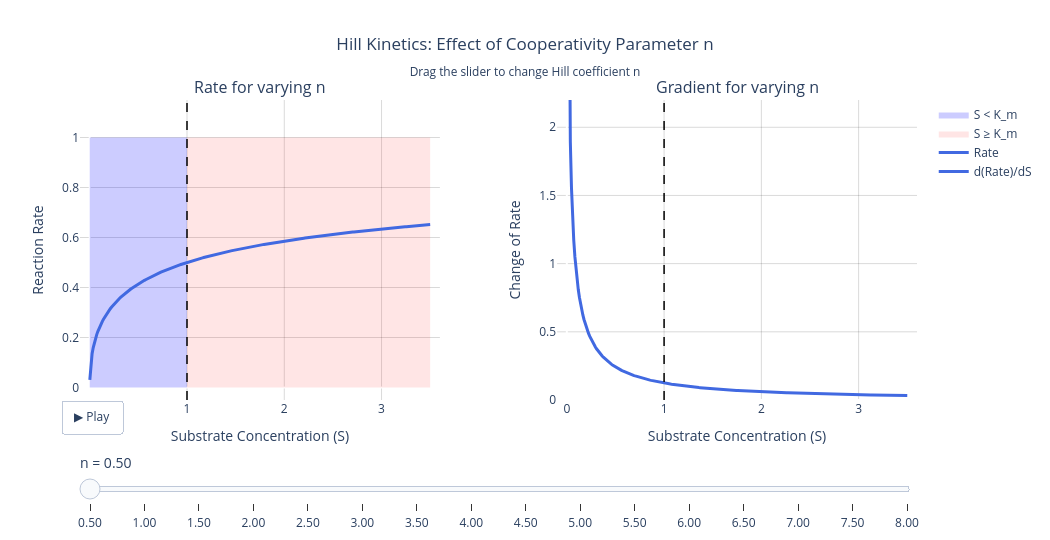

Notebook code cell kept with this figure:
### Code cell
from plotly.subplots import make_subplots

# S-axis grids: a fine grid for evaluating the rate/derivative curves, and
# two sub-ranges (left/right of K_m=1) used only to draw the shaded
# "S < K_m" / "S >= K_m" background regions.
S_values = np.linspace(0.001, 3.5, 300)
S_left   = np.linspace(0, 1,   100)
S_right  = np.linspace(1, 3.5, 150)

# The sequence of Hill coefficients n that the animation steps through.
n_animation = np.linspace(0.5, 8.0, 16)

# ── subplots ──────────────────────────────────────────────────────────────────
# Two panels side by side: rate(S) on the left, d(rate)/dS on the right.
fig_animation = make_subplots(
    rows=1, cols=2,
    subplot_titles=('Rate for varying n', 'Gradient for varying n'),
    horizontal_spacing=0.14
)

# ── trace 0: blue fill S < K_m (left subplot) ─────────────────────────────────
fig_animation.add_trace(go.Scatter(
    x=np.concatenate([S_left, S_left[::-1]]),
    y=np.concatenate([np.ones(100), np.zeros(100)]),
    fill='toself',
    fillcolor='rgba(0,0,255,0.2)',
    line=dict(color='rgba(0,0,0,0)'),
    name='S < K_m',
    hoverinfo='skip'
), row=1, col=1)

# ── trace 1: red fill S >= K_m (left subplot) ──────────────────────────────────
fig_animation.add_trace(go.Scatter(
    x=np.concatenate([S_right, S_right[::-1]]),
    y=np.concatenate([np.ones(150), np.zeros(150)]),
    fill='toself',
    fillcolor='rgba(255,0,0,0.1)',
    line=dict(color='rgba(0,0,0,0)'),
    name='S ≥ K_m',
    hoverinfo='skip'
), row=1, col=1)

# ── trace 2: animated Hill function (left subplot) ───────────────────────────
# Initialise both animated traces at the first value of n; the frames
# below then update these traces as n is varied via the slider/play button.
n_init    = n_animation[0]
rate_init = hill_kinetics(S_values, k_max, K_m, n_init)
deriv_init = np.gradient(rate_init, S_values)

fig_animation.add_trace(go.Scatter(
    x=S_values, y=rate_init,
    mode='lines',
    line=dict(color=n_to_plotly_color(n_init), width=3),
    name='Rate'
), row=1, col=1)

# ── trace 3: animated derivative (right subplot) ──────────────────────────────
fig_animation.add_trace(go.Scatter(
    x=S_values, y=deriv_init,
    mode='lines',
    line=dict(color=n_to_plotly_color(n_init), width=3),
    name='d(Rate)/dS'
), row=1, col=2)

# ── frames: update traces 2 & 3 together ─────────────────────────────────────
# One animation frame per value of n: recompute the rate and its
# derivative, and update traces 2 (rate) and 3 (derivative) with the new
# curves and matching colour.
frames = []
for n_val in n_animation:
    rate  = hill_kinetics(S_values, k_max, K_m, n_val)
    deriv = np.gradient(rate, S_values)
    frames.append(go.Frame(
        data=[
            go.Scatter(x=S_values, y=rate,  mode='lines', line=dict(color=n_to_plotly_color(n_val), width=3)),
            go.Scatter(x=S_values, y=deriv, mode='lines', line=dict(color=n_to_plotly_color(n_val), width=3))
        ],
        traces=[2, 3],
        name=f"n={n_val:.2f}"
    ))

fig_animation.frames = frames

# ── layout ────────────────────────────────────────────────────────────────────
fig_animation.update_layout(
    title=dict(
        text="Hill Kinetics: Effect of Cooperativity Parameter n"
             "<br><sub>Drag the slider to change Hill coefficient n</sub>",
        x=0.5
    ),
    width=1050,
    height=540,
    plot_bgcolor='white',
    legend=dict(x=1.02, y=1, xanchor='left'),
    # Dashed vertical lines marking S=K_m=1 in both panels
    shapes=[
        dict(type='line', x0=1, x1=1, y0=0, y1=1,
             xref='x',  yref='y domain',
             line=dict(color='black', dash='dash', width=1.5)),
        dict(type='line', x0=1, x1=1, y0=0, y1=1,
             xref='x2', yref='y2 domain',
             line=dict(color='black', dash='dash', width=1.5)),
    ],
    # Play button: steps through all frames (i.e. all values of n)
    updatemenus=[dict(
        type='buttons',
        showactive=False,
        y=0,
        x=0.05,
        xanchor='right',
        buttons=[dict(
            label='▶ Play',
            method='animate',
            args=[None, {'frame': {'duration': 100, 'redraw': True}, 'fromcurrent': True}]
        )]
    )],
    # Slider: lets the user jump directly to a given value of n
    sliders=[dict(
        currentvalue=dict(prefix='n = ', font=dict(size=14)),
        pad=dict(t=50),
        steps=[dict(
            method='animate',
            args=[[f"n={n_val:.2f}"],
                  {'mode': 'immediate',
                   'frame': {'duration': 100, 'redraw': True},
                   'transition': {'duration': 0}}],
            label=f"{n_val:.2f}"
        ) for n_val in n_animation]
    )]
)

# axes styling to match static plot
grid_style = dict(gridcolor='rgba(0,0,0,0.15)', showgrid=True, gridwidth=1)

fig_animation.update_xaxes(title_text='Substrate Concentration (S)',
                            range=[-0.1, 3.6], **grid_style, row=1, col=1)
fig_animation.update_xaxes(title_text='Substrate Concentration (S)',
                            range=[-0.1, 3.6], **grid_style, row=1, col=2)
fig_animation.update_yaxes(title_text='Reaction Rate',
                            range=[-0.05, 1.15], **grid_style, row=1, col=1)
fig_animation.update_yaxes(title_text='Change of Rate',
                            range=[0, 2.2], **grid_style, row=1, col=2)

fig_animation.show()

### Figure 1 — Plotly figure (JSON) as saved in the notebook; plotly's stock layout.template omitted (floating-point values rounded to 4 significant figures; data arrays with more than 128 entries replaced by an {"elided": "..."} marker saying what was removed)
{"data": [{"fill": "toself", "fillcolor": "rgba(0,0,255,0.2)", "hoverinfo": "skip", "line": {"color": "rgba(0,0,0,0)"}, "name": "S < K_m", "type": "scatter", "x": {"elided": "200 float values"}, "xaxis": "x", "y": {"elided": "200 float values"}, "yaxis": "y"}, {"fill": "toself", "fillcolor": "rgba(255,0,0,0.1)", "hoverinfo": "skip", "line": {"color": "rgba(0,0,0,0)"}, "name": "S ≥ K_m", "type": "scatter", "x": {"elided": "300 float values"}, "xaxis": "x", "y": {"elided": "300 float values"}, "yaxis": "y"}, {"line": {"color": "rgb(65,105,225)", "width": 3}, "mode": "lines", "name": "Rate", "type": "scatter", "x": {"elided": "300 float values"}, "xaxis": "x", "y": {"elided": "300 float values"}, "yaxis": "y"}, {"line": {"color": "rgb(65,105,225)", "width": 3}, "mode": "lines", "name": "d(Rate)/dS", "type": "scatter", "x": {"elided": "300 float values"}, "xaxis": "x2", "y": {"elided": "300 float values"}, "yaxis": "y2"}], "layout": {"annotations": [{"font": {"size": 16}, "showarrow": false, "text": "Rate for varying n", "x": 0.215, "xanchor": "center", "xref": "paper", "y": 1, "yanchor": "bottom", "yref": "paper"}, {"font": {"size": 16}, "showarrow": false, "text": "Gradient for varying n", "x": 0.785, "xanchor": "center", "xref": "paper", "y": 1, "yanchor": "bottom", "yref": "paper"}], "height": 540, "legend": {"x": 1.02, "xanchor": "left", "y": 1}, "plot_bgcolor": "white", "shapes": [{"line": {"color": "black", "dash": "dash", "width": 1.5}, "type": "line", "x0": 1, "x1": 1, "xref": "x", "y0": 0, "y1": 1, "yref": "y domain"}, {"line": {"color": "black", "dash": "dash", "width": 1.5}, "type": "line", "x0": 1, "x1": 1, "xref": "x2", "y0": 0, "y1": 1, "yref": "y2 domain"}], "sliders": [{"currentvalue": {"font": {"size": 14}, "prefix": "n = "}, "pad": {"t": 50}, "steps": [{"args": [["n=0.50"], {"frame": {"duration": 100, "redraw": true}, "mode": "immediate", "transition": {"duration": 0}}], "label": "0.50", "method": "animate"}, {"args": [["n=1.00"], {"frame": {"duration": 100, "redraw": true}, "mode": "immediate", "transition": {"duration": 0}}], "label": "1.00", "method": "animate"}, {"args": [["n=1.50"], {"frame": {"duration": 100, "redraw": true}, "mode": "immediate", "transition": {"duration": 0}}], "label": "1.50", "method": "animate"}, {"args": [["n=2.00"], {"frame": {"duration": 100, "redraw": true}, "mode": "immediate", "transition": {"duration": 0}}], "label": "2.00", "method": "animate"}, {"args": [["n=2.50"], {"frame": {"duration": 100, "redraw": true}, "mode": "immediate", "transition": {"duration": 0}}], "label": "2.50", "method": "animate"}, {"args": [["n=3.00"], {"frame": {"duration": 100, "redraw": true}, "mode": "immediate", "transition": {"duration": 0}}], "label": "3.00", "method": "animate"}, {"args": [["n=3.50"], {"frame": {"duration": 100, "redraw": true}, "mode": "immediate", "transition": {"duration": 0}}], "label": "3.50", "method": "animate"}, {"args": [["n=4.00"], {"frame": {"duration": 100, "redraw": true}, "mode": "immediate", "transition": {"duration": 0}}], "label": "4.00", "method": "animate"}, {"args": [["n=4.50"], {"frame": {"duration": 100, "redraw": true}, "mode": "immediate", "transition": {"duration": 0}}], "label": "4.50", "method": "animate"}, {"args": [["n=5.00"], {"frame": {"duration": 100, "redraw": true}, "mode": "immediate", "transition": {"duration": 0}}], "label": "5.00", "method": "animate"}, {"args": [["n=5.50"], {"frame": {"duration": 100, "redraw": true}, "mode": "immediate", "transition": {"duration": 0}}], "label": "5.50", "method": "animate"}, {"args": [["n=6.00"], {"frame": {"duration": 100, "redraw": true}, "mode": "immediate", "transition": {"duration": 0}}], "label": "6.00", "method": "animate"}, {"args": [["n=6.50"], {"frame": {"duration": 100, "redraw": true}, "mode": "immediate", "transition": {"duration": 0}}], "label": "6.50", "method": "animate"}, {"args": [["n=7.00"], {"frame": {"duration": 100, "redraw": true}, "mode": "immediate", "transition": {"duration": 0}}], "label": "7.00", "method": "animate"}, {"args": [["n=7.50"], {"frame": {"duration": 100, "redraw": true}, "mode": "immediate", "transition": {"duration": 0}}], "label": "7.50", "method": "animate"}, {"args": [["n=8.00"], {"frame": {"duration": 100, "redraw": true}, "mode": "immediate", "transition": {"duration": 0}}], "label": "8.00", "method": "animate"}]}], "title": {"text": "Hill Kinetics: Effect of Cooperativity Parameter n<br><sub>Drag the slider to change Hill coefficient n</sub>", "x": 0.5}, "updatemenus": [{"buttons": [{"args": [null, {"frame": {"duration": 100, "redraw": true}, "fromcurrent": true}], "label": "▶ Play", "method": "animate"}], "showactive": false, "type": "buttons", "x": 0.05, "xanchor": "right", "y": 0}], "width": 1050, "xaxis": {"anchor": "y", "domain": [0, 0.43], "gridcolor": "rgba(0,0,0,0.15)", "gridwidth": 1, "range": [-0.1, 3.6], "showgrid": true, "title": {"text": "Substrate Concentration (S)"}}, "xaxis2": {"anchor": "y2", "domain": [0.57, 1], "gridcolor": "rgba(0,0,0,0.15)", "gridwidth": 1, "range": [-0.1, 3.6], "showgrid": true, "title": {"text": "Substrate Concentration (S)"}}, "yaxis": {"anchor": "x", "domain": [0, 1], "gridcolor": "rgba(0,0,0,0.15)", "gridwidth": 1, "range": [-0.05, 1.15], "showgrid": true, "title": {"text": "Reaction Rate"}}, "yaxis2": {"anchor": "x2", "domain": [0, 1], "gridcolor": "rgba(0,0,0,0.15)", "gridwidth": 1, "range": [0, 2.2], "showgrid": true, "title": {"text": "Change of Rate"}}}}
